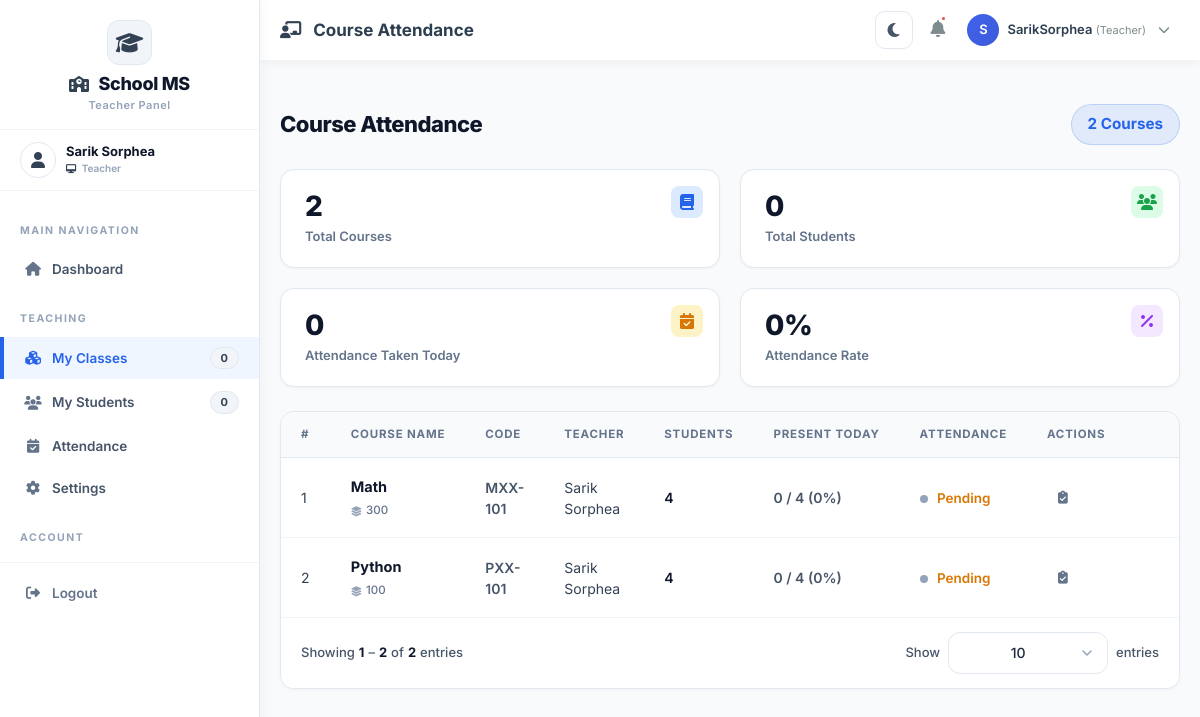
/classes/teacher/courses/ (signed in), run on an earlier commit of the app's database.
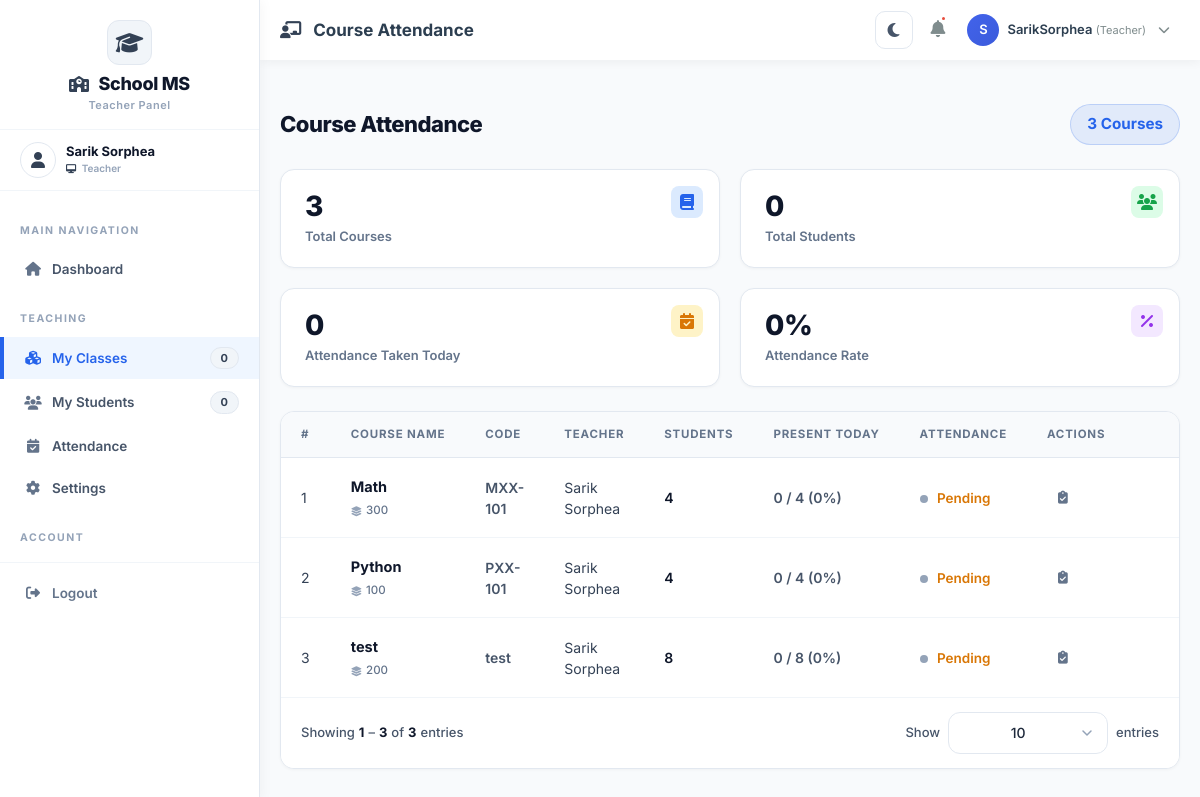
And on a later commit of the database.
### courses/models.py (models this page shows, shortened)
class Course(models.Model):
    LEVEL_CHOICES = [
        ('100', 'Year 1'),
        ('200', 'Year 2'),
        ('300', 'Year 3'),
        ('400', 'Year 4'),
        ('500', 'Year 5'),
    ]
    course_id = models.CharField(max_length=20, unique=True, editable=False)
    code = models.CharField(max_length=20, unique=True)
    name = models.CharField(max_length=200)
    description = models.TextField()
    credits = models.IntegerField()
    level = models.CharField(max_length=10, choices=LEVEL_CHOICES, default='100')
    duration = models.CharField(max_length=50, default='12 weeks')
    fee = models.DecimalField(max_digits=10, decimal_places=2, default=0.00)
    major = models.ForeignKey(
        Major,
        on_delete=models.SET_NULL,
        null=True,
        blank=True,
        related_name='courses'
    )
    teacher = models.ForeignKey(
        Teacher,
        on_delete=models.SET_NULL,
        null=True,
        blank=True,
        related_name='courses'
    )
    prerequisites = models.ManyToManyField('self', symmetrical=False, blank=True)
    time_slots = models.ManyToManyField(
        'classes.TimeSlot',
        blank=True,
        related_name='course_time_slots'
    )
    is_active = models.BooleanField(default=True)
    created_at = models.DateTimeField(auto_now_add=True)
    updated_at = models.DateTimeField(auto_now=True)
    class Meta:
        ordering = ['code']

### teachers/models.py (models this page shows, shortened)
class Teacher(models.Model):
    GENDER_CHOICES = [
        ('M', 'Male'),
        ('F', 'Female'),
        ('O', 'Other')
    ]
    POSITION_CHOICES = [
        ('dean', '👑 Dean'),
        ('associate_dean', 'Associate Dean'),
        ('department_head', 'Department Head'),
        ('professor', 'Professor'),
        ('associate_professor', 'Associate Professor'),
        ('assistant_professor', 'Assistant Professor'),
        ('lecturer', 'Lecturer'),
        ('instructor', 'Instructor'),
        ('teaching_assistant', 'Teaching Assistant'),
    ]
    user = models.OneToOneField(User, on_delete=models.CASCADE, related_name='teacher_profile', null=True, blank=True)
    teacher_id = models.CharField(max_length=20, unique=True)
    first_name = models.CharField(max_length=100)
    last_name = models.CharField(max_length=100)
    date_of_birth = models.DateField()
    gender = models.CharField(max_length=10, choices=GENDER_CHOICES)
    phone = models.CharField(max_length=15)
    email = models.EmailField()
    address = models.TextField(blank=True, null=True)
    profile_picture = models.ImageField(upload_to='teachers/', blank=True, null=True)
    qualification = models.CharField(max_length=200, blank=True, null=True)
    specialization = models.CharField(max_length=200, blank=True, null=True)
    years_of_experience = models.IntegerField(default=0)
    position = models.CharField(
        max_length=50,
        choices=POSITION_CHOICES,
        default='lecturer',
        help_text="Current position/rank of the teacher"
    )
    hired_date = models.DateField(null=True, blank=True)
    is_active = models.BooleanField(default=True)
    created_at = models.DateTimeField(auto_now_add=True)
    updated_at = models.DateTimeField(auto_now=True)
    def get_full_name(self):
        return f"{self.first_name} {self.last_name}"
    class Meta:
        ordering = ['first_name', 'last_name']

### classes/views.py (the view)
# urls.py: path('teacher/courses/', views.teacher_course_attendance_view, name='teacher_course_attendance'),
@login_required
@teacher_required
def teacher_course_attendance_view(request):
    try:
        teacher = Teacher.objects.get(user=request.user)
        classes = Class.objects.filter(teacher=teacher, is_active=True).distinct()
        all_courses = Course.objects.filter(
            class_offerings__in=classes,
            is_active=True
        ).distinct()
        if not all_courses.exists():
            messages.info(request, 'You have no courses assigned to you.')
        today = date.today()
        course_data = []
        for course in all_courses:
            students = get_students_for_course(course)
            attendance_taken = Attendance.objects.filter(
                course=course,
                date=today
            ).exists()
            student_count = students.count()
            present_today_count = Attendance.objects.filter(
                course=course,
                date=today,
                status='present'
            ).values('student_id').distinct().count()
            is_class_course = Class.objects.filter(courses=course, teacher=teacher).exists()
            course_data.append({
                'course': course,
                'student_count': student_count,
                'attendance_taken': attendance_taken,
                'present_today': min(present_today_count, student_count) if student_count > 0 else 0,
                'is_class_course': is_class_course,
            })
        per_page = request.GET.get('per_page', '10')
        try:
            per_page = int(per_page)
        except (TypeError, ValueError):
            per_page = 10
        if per_page not in (5, 10, 20):
            per_page = 10
        paginator = Paginator(course_data, per_page)
        page_number = request.GET.get('page')
        courses_page = paginator.get_page(page_number)
        context = {
            'courses': courses_page,
            'per_page': per_page,
            'teacher': teacher,
            'today': today,
            'total_courses': len(course_data),
            'has_classes': classes.exists(),
        }
        return render(request, 'Backend/teacher/attendance/course_attendance.html', context)
    except Teacher.DoesNotExist:
        messages.error(request, 'Teacher profile not found.')
        return redirect('dashboard')

### attendance/templatetags/attendance_filters.py (called while the page is built)
@register.filter
def querystring_exclude(get_dict, exclude):
    if not hasattr(get_dict, "copy"):
        return ""
    params = get_dict.copy()
    for key in str(exclude).split(","):
        key = key.strip()
        if key and key in params:
            del params[key]
    return params.urlencode()

### classes/context_processors.py (called while the page is built)
def sidebar_counts(request):
    return {
        'total_buildings': Building.objects.filter(is_active=True).count(),
        'total_floors': Floor.objects.filter(is_active=True).count(),
        'total_rooms': Room.objects.filter(is_active=True).count(),
        'total_terms': Term.objects.filter(is_active=True).count(),
        'total_timeslots': TimeSlot.objects.filter(is_active=True).count(),
    }

### classes/views.py (called while the page is built)
def get_students_for_course(course):
    students = Student.objects.filter(
        Q(courses=course) | Q(classes_enrolled__courses=course),
        is_active=True
    ).distinct()
    return students

### templates/Backend/teacher/attendance/course_attendance.html (shortened to what the changed rows need)
{% extends 'Backend/layouts/teacher_layout.html' %}
{% load static %}
{% block content %}
<div class="page-header">
    <h2>Course Attendance</h2>
    <span class="badge-count px-3 py-2 rounded-pill fw-bold"
        style="font-size: 0.95rem; background: rgba(37, 99, 235, 0.1); color: #2563eb; border: 1px solid rgba(37, 99, 235, 0.2);">
        {{ courses|length }} Course{{ courses|length|pluralize }}
    </span>
</div>
<div class="kpi-grid">
    <div class="kpi-card">
        <div class="kpi-badge blue">
            <i class="fas fa-book"></i>
        </div>
        <div class="kpi-number">{{ courses|length }}</div>
        <div class="kpi-label">Total Courses</div>
    </div>
</div>
<div class="table-container">
    <div class="table-responsive">
        <table class="data-table">
            <thead>
                <tr>
                    <th style="width: 50px;">#</th>
                    <th>Course Name</th>
                    <th>Code</th>
                    <th>Teacher</th>
                    <th>Students</th>
                    <th>Present Today</th>
                    <th>Attendance</th>
                    <th style="width: 160px;">Actions</th>
                </tr>
            </thead>
            <tbody id="tableBody">
                {% for item in courses %}
                <tr class="course-row"
                    data-name="{{ item.course.name|lower|default:'' }}"
                    data-code="{{ item.course.code|lower|default:'' }}"
                    data-status="{% if item.attendance_taken %}taken{% else %}pending{% endif %}">
                    <td>{{ courses.start_index|add:forloop.counter0 }}</td>
                    <td>
                        <div class="course-name-main">{{ item.course.name }}</div>
                        <div class="course-meta">
                            <span class="meta-tag">
                                <i class="fas fa-layer-group"></i>
                                {{ item.course.level|default:"N/A" }}
                            </span>
                        </div>
                    </td>
                    <td>
                        <span style="font-weight: 600; color: #475569;">{{ item.course.code|default:"-" }}</span>
                    </td>
                    <td>
                        <span style="color: #334155;">{{ item.course.teacher.get_full_name|default:"Unassigned" }}</span>
                    </td>
                    <td>
                        <span style="font-weight: 600; color: #0f172a;">{{ item.student_count }}</span>
                    </td>
                    <td>
                        <span style="font-weight: 600; color: #475569;">
                            {{ item.present_today }} / {{ item.student_count }}
                            {% if item.student_count > 0 %}
                            ({% widthratio item.present_today item.student_count 100 %}%)
                            {% else %}
                            (0%)
                            {% endif %}
                        </span>
                    </td>
                    <td>
                        {% if item.attendance_taken %}
                        <span class="status-text" style="color: #16a34a;">
                            <span class="status-dot active"></span>
                            Taken
                        </span>
                        {% else %}
                        <span class="status-text" style="color: #d97706;">
                            <span class="status-dot inactive"></span>
                            Pending
                        </span>
                        {% endif %}
                    </td>
                    <td>
                        <div class="action-icons">
                            {% if item.course.id %}
                            <a href="{% url 'classes:teacher_course_attendance_detail' item.course.id %}"
                                class="action-icon attendance"
                                title="{% if item.attendance_taken %}Update{% else %}Take{% endif %} Attendance"
                                data-bs-toggle="tooltip">
                                <i class="fas fa-clipboard-check"></i>
                            </a>
                            {% endif %}
                        </div>
                    </td>
                </tr>
                {% endfor %}
            </tbody>
        </table>
    </div>
    {% include "Backend/includes/pagination.html" with page_obj=courses per_page=per_page footer_id="pagination" %}
</div>
{% endblock %}

What changed in the data, as far as the page shows it:
added Course: start_index|add "3", course.name "test", course.level "200", course.code "test", course.teacher.get_full_name "Sarik Sorphea", student_count "8", present_today "0"
Also different on the page:
{{ courses|length }}: "2" → "3"
{{ page_obj.end_index }}: "2" → "3"
{{ page_obj.paginator.count }}: "2" → "3"
